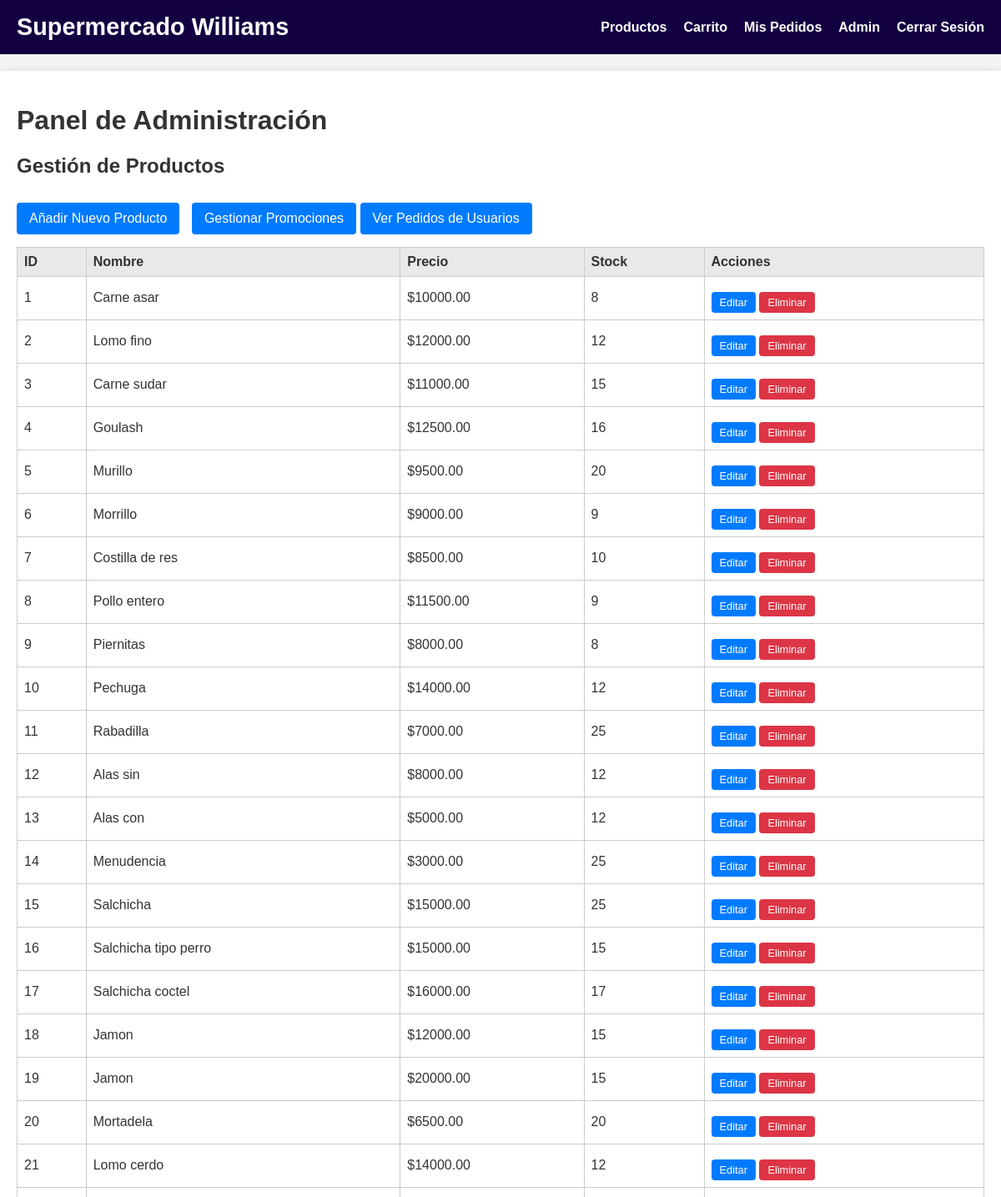
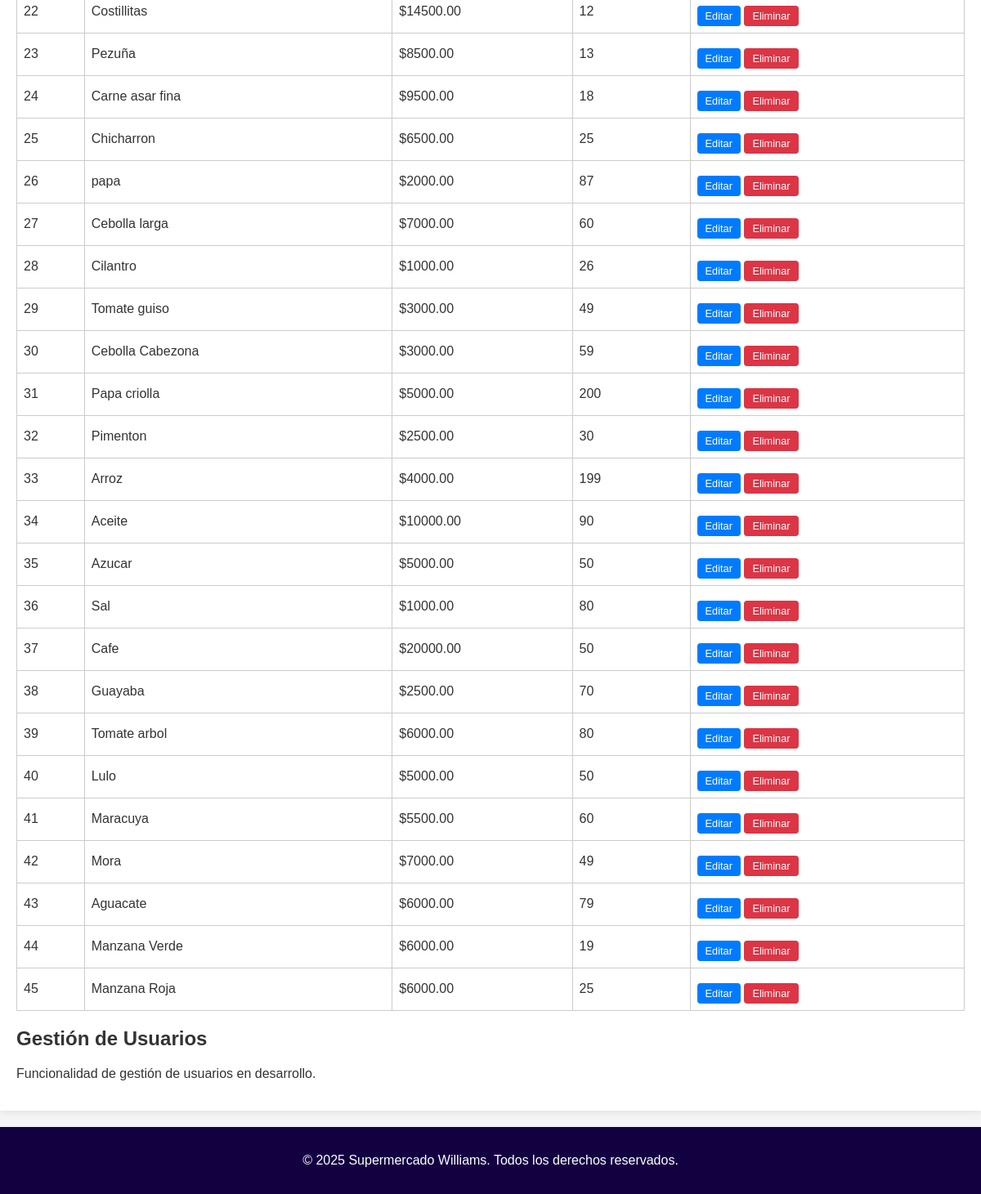
Page /admin (signed in) on the earlier database version (2 pictures, top to bottom).
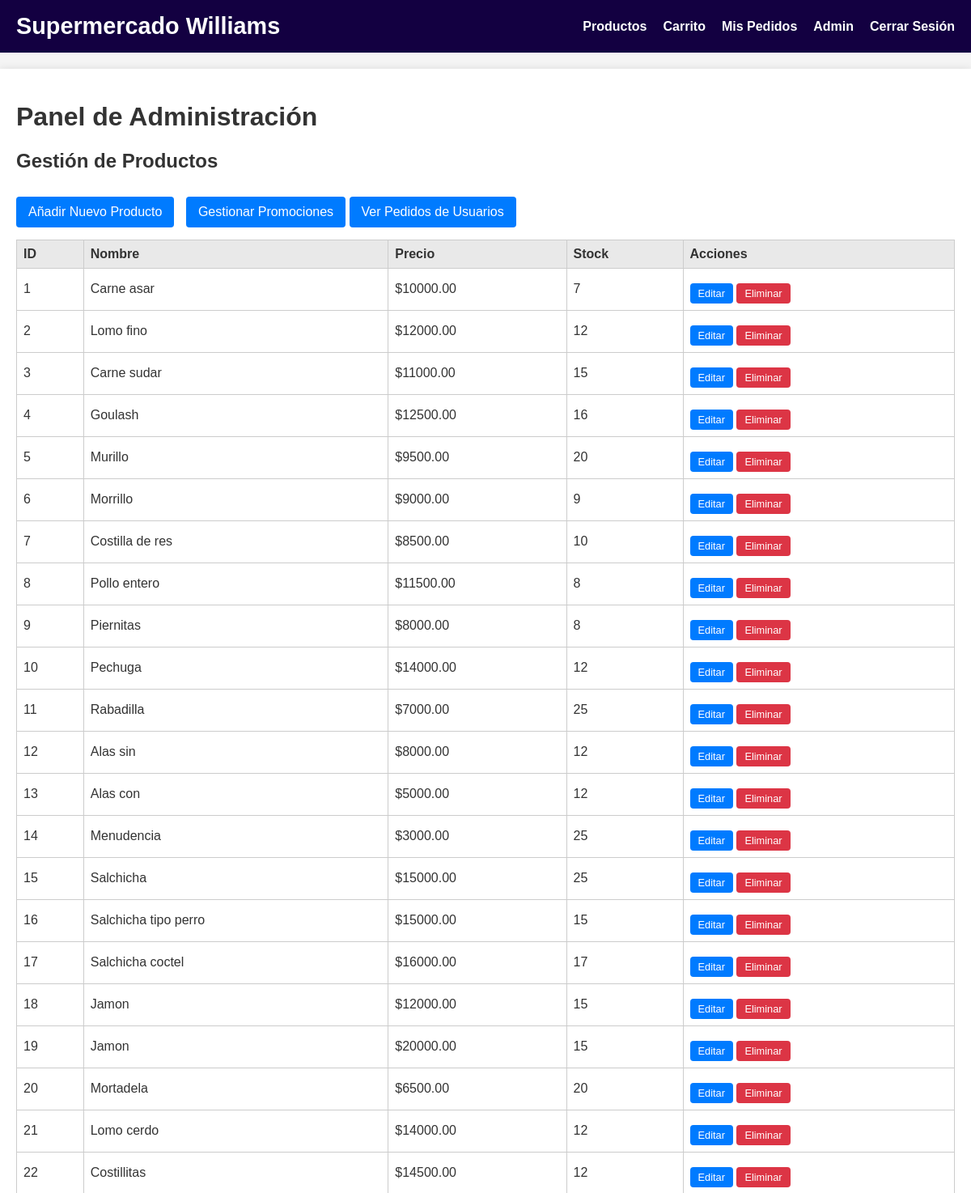
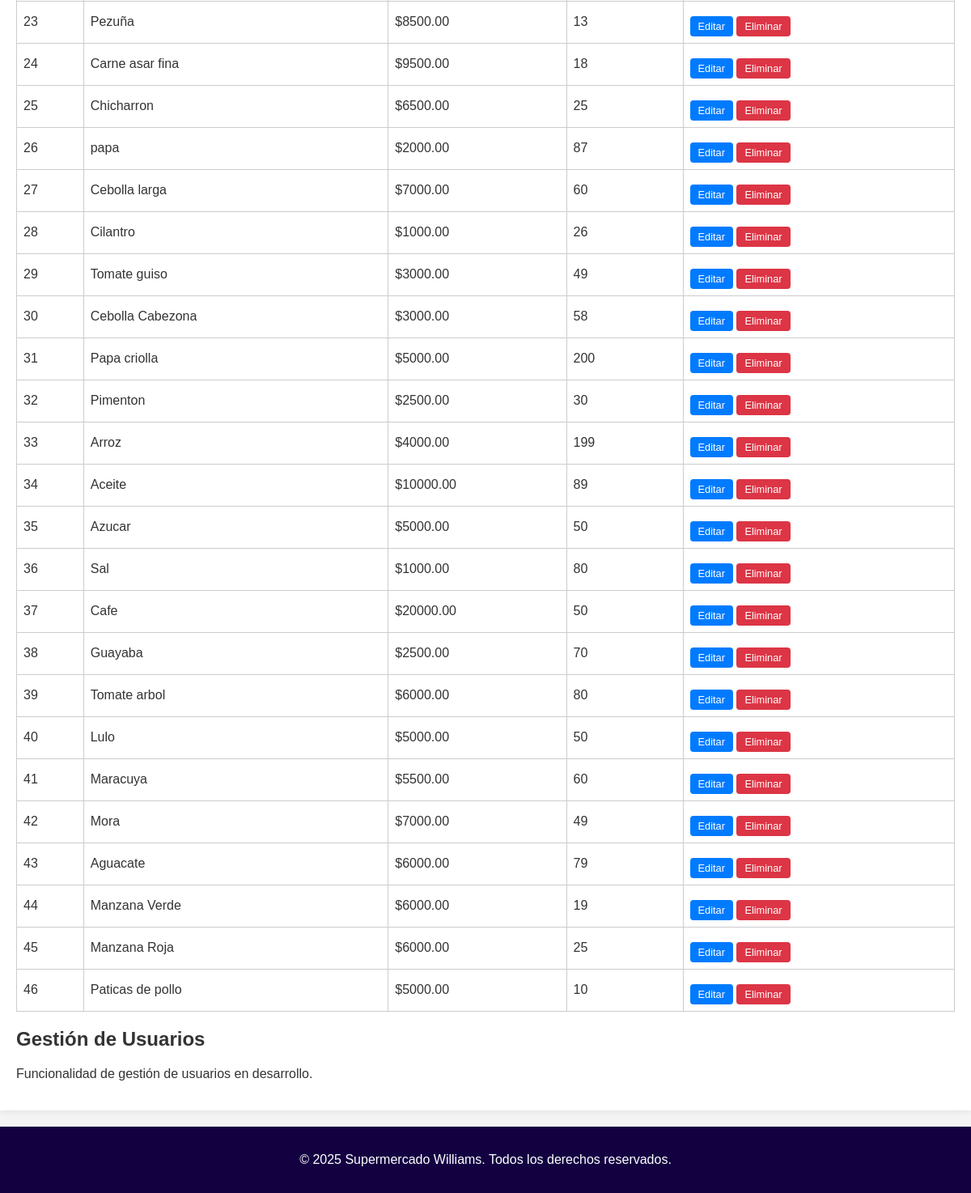
Same page on the later database version (2 pictures, top to bottom).
### models.py (models this page shows, shortened)
class Product(db.Model):
    id = db.Column(db.Integer, primary_key=True)
    secction = db.Column(db.String(64), nullable=False, default="Res")
    name = db.Column(db.String(128), nullable=False)
    description = db.Column(db.Text)
    price = db.Column(db.Float, nullable=False)
    stock = db.Column(db.Integer, nullable=False, default=0)
    image_url = db.Column(db.String(256))

### routes.py (the view)
@app.route('/admin')
@login_required
def admin_dashboard():
    if not current_user.is_admin:
        flash('Access denied. You need to be an administrator.', 'danger')
        return redirect(url_for('index'))
    users = User.query.all()
    products = Product.query.all()
    orders = Order.query.all()
    return render_template('admin/dashboard.html', title='Admin Dashboard', users=users, products=products, orders=orders)

### models.py (called while the page is built)
    @property
    def is_authenticated(self):
        return True

### routes.py (called while the page is built)
@login_manager.user_loader
def load_user(user_id):
    return User.query.get(int(user_id))

### templates/admin/dashboard.html
{% extends "base.html" %}
{% block content %}
    <h1>Panel de Administración</h1>
    <section>
        <h2>Gestión de Productos</h2>
        <a href="{{ url_for('manage_product') }}" class="button primary">Añadir Nuevo Producto</a>
        <a href="{{ url_for('admin_promocion') }}" class="button primary" style="margin-left:10px;">Gestionar Promociones</a>
        <a href="{{ url_for('admin_orders') }}" class="button primary">Ver Pedidos de Usuarios</a>
        <table class="admin-table">
            <thead>
                <tr>
                    <th>ID</th>
                    <th>Nombre</th>
                    <th>Precio</th>
                    <th>Stock</th>
                    <th>Acciones</th>
                </tr>
            </thead>
            <tbody>
                {% for product in products %}
                    <tr>
                        <td>{{ product.id }}</td>
                        <td>{{ product.name }}</td>
                        <td>${{ "%.2f"|format(product.price) }}</td>
                        <td>{{ product.stock }}</td>
                        <td>
                            <a href="{{ url_for('manage_product', product_id=product.id) }}" class="button small">Editar</a>
                            <a href="{{ url_for('delete_product', product_id=product.id) }}" class="button small danger" onclick="return confirm('¿Estás seguro de que quieres eliminar este producto?');">Eliminar</a>
                        </td>
                    </tr>
                {% endfor %}
            </tbody>
        </table>
    </section>
    <section>
        <h2>Gestión de Usuarios</h2>
        <p>Funcionalidad de gestión de usuarios en desarrollo.</p>
    </section>
{% endblock %}

### templates/base.html (shortened to what this page needs)
<!DOCTYPE html>
<html lang="en">
<head>
    <link rel="stylesheet" href="{{ url_for('static', filename='css/style.css') }}">
</head>
<body>
    <header>
        <nav>
            <a href="{{ url_for('index') }}" class="logo"> Supermercado Williams </a>
            <ul>
                <li><a href="{{ url_for('products') }}">Productos</a></li>
                {% if current_user.is_authenticated %}
                    <li><a href="{{ url_for('cart') }}">Carrito</a></li>
                    <li><a href="{{ url_for('orders') }}">Mis Pedidos</a></li>
                    {% if current_user.is_admin %}
                        <li><a href="{{ url_for('admin_dashboard') }}">Admin</a></li>
                    {% endif %}
                    <li><a href="{{ url_for('logout') }}">Cerrar Sesión</a></li>
                {% else %}
                    <li><a href="{{ url_for('login') }}">Iniciar Sesión</a></li>
                    <li><a href="{{ url_for('register') }}">Registrarse</a></li>
                {% endif %}
            </ul>
        </nav>
    </header>
    <main>
        {% block content %}{% endblock %}
    </main>
    <footer>
        <p>&copy; 2025 Supermercado Williams. Todos los derechos reservados.</p>
    </footer>
</body>
</html>

### static/css/style.css (style rules this page uses)
body { font-family: Arial, sans-serif; margin: 0; padding: 0; background-color: #f4f4f4; color: #333333; }
header { background-color: #130041; color: white; padding: 1rem 0; text-align: center; }
nav { display: flex; justify-content: space-between; align-items: center; max-width: 1200px; margin: 0 auto; padding: 0 20px; }
nav .logo { color: white; text-decoration: none; font-size: 1.8rem; font-weight: bold; }
nav ul { list-style: none; margin: 0; padding: 0; display: flex; }
nav ul li { margin-left: 20px; }
nav ul li a { color: white; text-decoration: none; font-weight: bold; }
main { max-width: 1200px; margin: 20px auto; padding: 20px; background-color: white; box-shadow: 0 0 10px rgba(0, 0, 0, 0.1); }
footer { text-align: center; padding: 1rem 0; background-color: #130041; color: white; position: relative; bottom: 0; width: 100%; }
form input[type="submit"], .button { background-color: #007bff; color: white; padding: 10px 15px; border: none; border-radius: 4px; cursor: pointer; text-decoration: none; display: inline-block; margin-top: 10px; }
.button.primary { background-color: #007bff; }
.button.danger { background-color: #dc3545; }
.button.small { padding: 5px 10px; font-size: 0.8rem; }
.admin-table { width: 100%; border-collapse: collapse; margin-top: 15px; }
.admin-table th, .admin-table td { border: 1px solid #ccc; padding: 8px; text-align: left; }
.admin-table th { background-color: #e9e9e9; }

Differences in the rows shown:
changed Product "Carne asar": stock "8" → "7"
changed Product "Pollo entero": stock "9" → "8"
changed Product "Cebolla Cabezona": stock "59" → "58"
changed Product "Aceite": stock "90" → "89"
added Product: id "46", name "Paticas de pollo", price "5000.00", stock "10"
